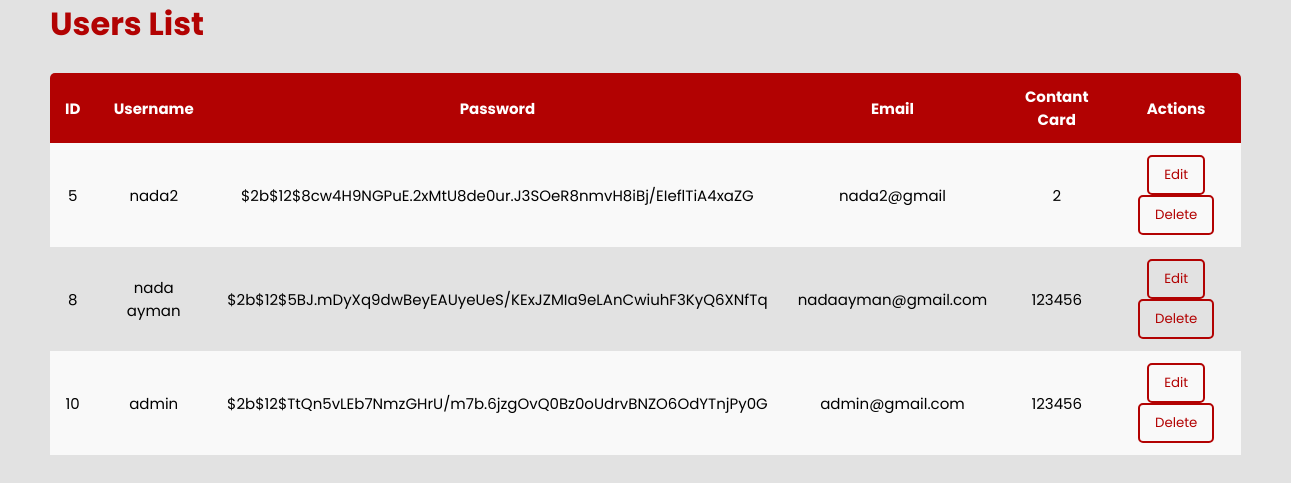
/admin_list, run on an earlier commit of the app's database.
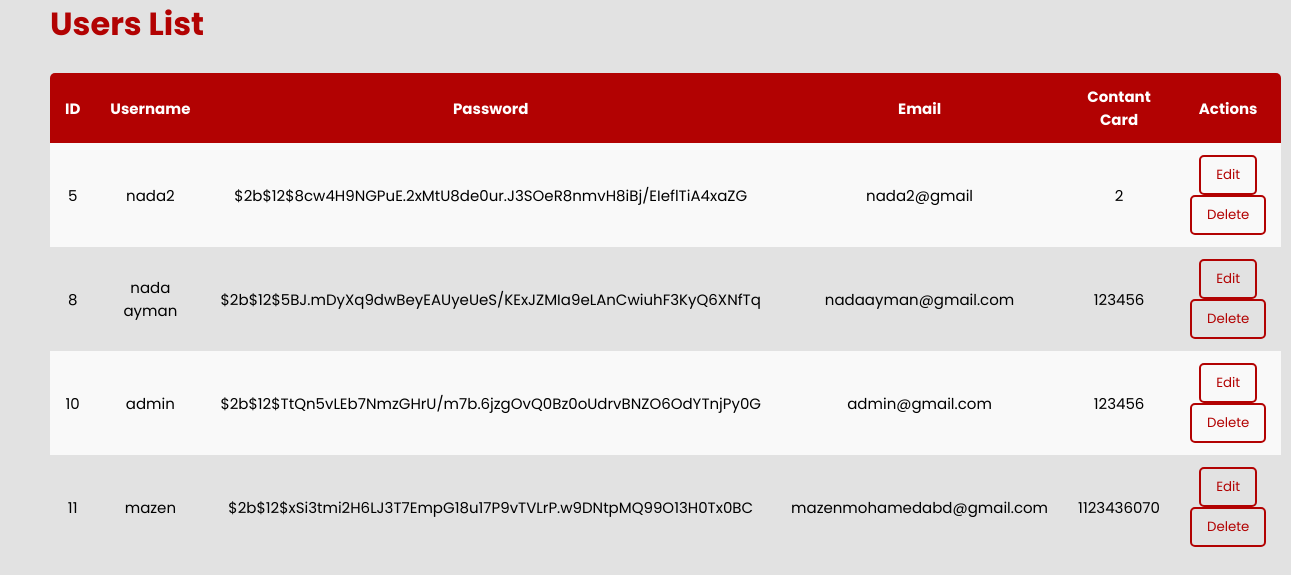
And on a later commit of the database.
### tables this page shows
CREATE TABLE users (
			id INTEGER PRIMARY KEY AUTOINCREMENT,
			username TEXT NOT NULL UNIQUE,
			password TEXT NOT NULL,
            email TEXT NOT NULL UNIQUE, 
            contact INTEGER NOT NULL,
            img TEXT
		);

### app.py (the view, shortened to what this page needs)
@app.route('/admin_list', methods=['GET', 'POST'])
def admin_list():
    if request.method == 'GET':
        users = db.get_all_users(connection)
        return render_template('userList.html', users=users)

### db.py (called while the page is built)
def get_all_users(connection):
    cursor = connection.cursor()
    query = 'SELECT * FROM users'
    cursor.execute(query)
    return cursor.fetchall()

### templates/userList.html (shortened to what this page needs)
<!DOCTYPE html>
<html lang="en">
  <head>
    <link
      rel="stylesheet"
      href="{{ url_for('static', filename='css/userList.css') }}"
    />
  </head>
  <body>
    <div class="container">
      <h1>Users List</h1>
      <table class="table">
        <thead>
          <tr>
            <th>ID</th>
            <th>Username</th>
            <th>Password</th>
            <th>Email</th>
            <th>Contant Card</th>
            <th>Actions</th>
          </tr>
        </thead>
        <tbody>
          {% for user in users %}
          <tr>
            <td>{{ user[0] }}</td>
            <td>{{ user[1] }}</td>
            <td>{{ user[2] }}</td>
            <td>{{ user[3] }}</td>
            <td>{{ user[4] }}</td>
            <td>
              <form method="POST" style="display: inline">
                <button type="submit" name="action" value="edit">Edit</button>
              </form>
              <form method="POST" style="display: inline">
                <button type="submit" name="action" value="delete">
                  Delete
                </button>
              </form>
            </td>
          </tr>
          {% endfor %}
        </tbody>
      </table>
    </div>
  </body>
</html>

### static/css/userList.css (style rules this page uses)
* { margin: 0; padding: 0; outline: none; border: none; text-decoration: none; box-sizing: border-box; font-family: 'Poppins', sans-serif; }
:root { --primary-color: #b20202; --secondary-color: #D10024; --font: #555555; }
body { background: rgb(226, 226, 226); }
h1 { color: var(--primary-color); }
.container { display: block; margin: 0 50px; }
.table { border-collapse: collapse; margin: 25px 0; font-size: 15px; min-width: 100%; overflow: hidden; border-radius: 5px 5px 0 0; text-align: center; }
.table thead { text-align: center; color: #fff; background: var(--primary-color); text-align: left; font-weight: bold; }
.table th, .table td { padding: 12px 15px; text-align: center; }
.table tbody tr:nth-of-type(odd) { background: #f9f9f9; }
.table button { padding: 8px 15px; border-radius: 5px; cursor: pointer; background: transparent; border: 2px solid var(--primary-color); color: var(--primary-color); transition: all 0.3s ease; }

What changed in the data, as far as the page shows it:
added users: id "11", username "mazen", password "$2b$12$xSi3tmi2H6LJ3T7EmpG18u17P9vTVLrP.w9DNtpMQ99O13H0Tx0BC", email "mazenmohamedabd@gmail.com", contact "1123436070"
